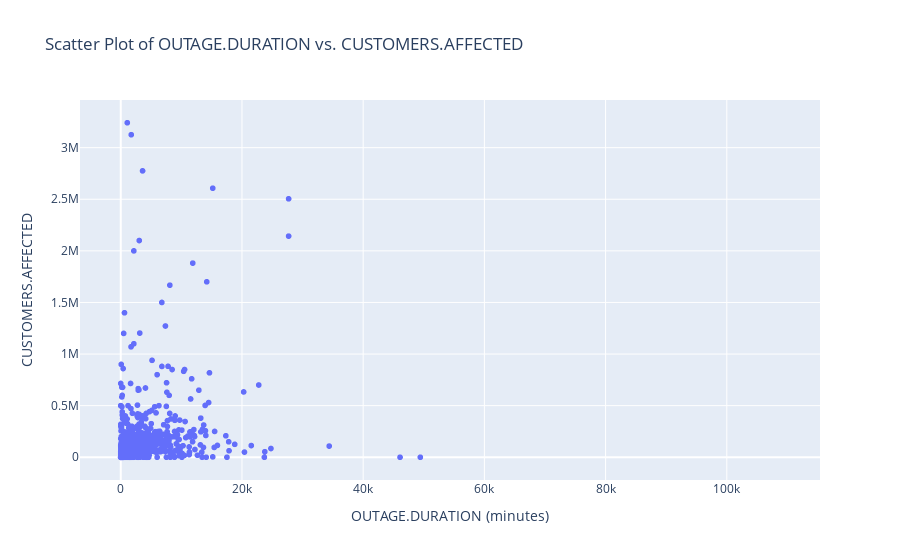
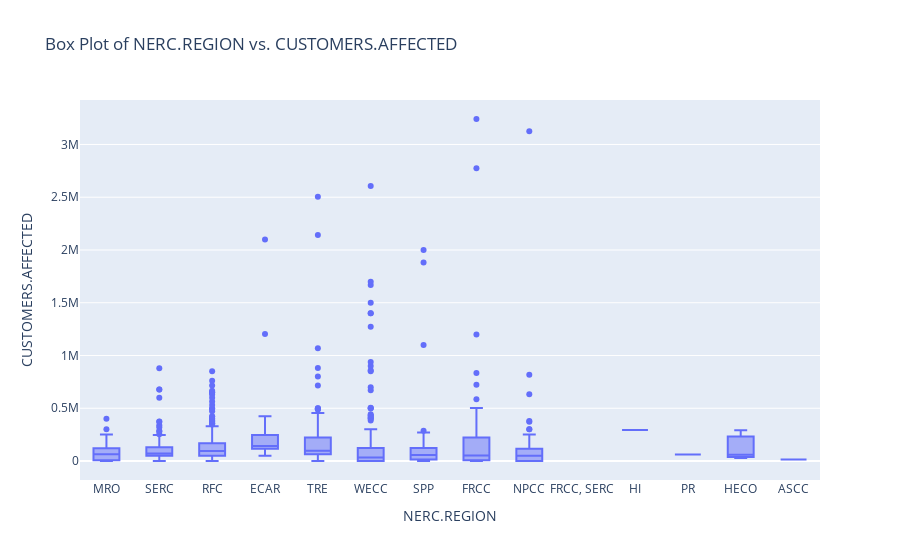

The notebook cell these images were saved under, in order:
### Markdown cell above
# Exploratory Data Analysis (EDA) Visualizations

## Uncovering Patterns and Comparisons

In this section, we delve into visualizations aimed at uncovering patterns and making insightful comparisons within the power outage dataset. Utilizing scatter plots and box plots, we explore relationships between outage duration and affected customers, as well as variations in customer impact across different NERC regions. These visualizations serve as a foundational step in understanding the nuances and potential factors influencing power outage events.

### Scatter Plot of OUTAGE.DURATION vs. CUSTOMERS.AFFECTED
Description:
This scatter plot is created to visually assess the potential correlation or pattern between the duration of power outages ('OUTAGE.DURATION') and the number of customers affected ('CUSTOMERS.AFFECTED'). Each point on the plot represents a specific power outage event, with the x-axis indicating the duration of the outage in minutes and the y-axis representing the number of affected customers. By examining the distribution of points, one can infer whether longer durations tend to result in a higher number of affected customers or if there are other patterns worth exploring.

### Box Plot of NERC.REGION vs. CUSTOMERS.AFFECTED
Description:
This box plot is designed to compare the distribution of the number of customers affected ('CUSTOMERS.AFFECTED') across different NERC (North American Electric Reliability Corporation) regions. Each box represents the interquartile range (IQR) of the data for a specific region, with the median indicated by the horizontal line inside the box. Outliers are also displayed as individual points. By examining these box plots, one can gain insights into the variations in the impact of power outages on customers across different NERC regions.

### Code cell
# Create a scatter plot
fig1 = px.scatter(outage_cleaned, x='OUTAGE.DURATION', y='CUSTOMERS.AFFECTED', title='Scatter Plot of OUTAGE.DURATION vs. CUSTOMERS.AFFECTED')
fig1.update_xaxes(title_text='OUTAGE.DURATION (minutes)')
fig1.update_yaxes(title_text='CUSTOMERS.AFFECTED')
fig1.show()
fig1.write_html(r'Assets\scatter.html', include_plotlyjs='cdn')

# Create a box plot
fig2 = px.box(outage_cleaned, x='NERC.REGION', y='CUSTOMERS.AFFECTED', title='Box Plot of NERC.REGION vs. CUSTOMERS.AFFECTED')
fig2.update_xaxes(title_text='NERC.REGION')
fig2.update_yaxes(title_text='CUSTOMERS.AFFECTED')
fig2.show()
fig2.write_html(r'Assets\box_plot.html', include_plotlyjs='cdn')

### Figure 1 — Plotly figure (JSON) as saved in the notebook; plotly's stock layout.template omitted (floating-point values rounded to 4 significant figures; data arrays with more than 128 entries replaced by an {"elided": "..."} marker saying what was removed)
{"data": [{"hovertemplate": "OUTAGE.DURATION=%{x}<br>CUSTOMERS.AFFECTED=%{y}<extra></extra>", "legendgroup": "", "marker": {"color": "#636efa", "symbol": "circle"}, "mode": "markers", "name": "", "showlegend": false, "type": "scattergl", "x": {"elided": "1534 int values"}, "xaxis": "x", "y": {"elided": "1534 int values"}, "yaxis": "y"}], "layout": {"legend": {"tracegroupgap": 0}, "title": {"text": "Scatter Plot of OUTAGE.DURATION vs. CUSTOMERS.AFFECTED"}, "xaxis": {"anchor": "y", "domain": [0, 1], "title": {"text": "OUTAGE.DURATION (minutes)"}}, "yaxis": {"anchor": "x", "domain": [0, 1], "title": {"text": "CUSTOMERS.AFFECTED"}}}}

### Figure 2 — Plotly figure (JSON) as saved in the notebook; plotly's stock layout.template omitted (floating-point values rounded to 4 significant figures; data arrays with more than 128 entries replaced by an {"elided": "..."} marker saying what was removed)
{"data": [{"alignmentgroup": "True", "hovertemplate": "NERC.REGION=%{x}<br>CUSTOMERS.AFFECTED=%{y}<extra></extra>", "legendgroup": "", "marker": {"color": "#636efa"}, "name": "", "notched": false, "offsetgroup": "", "orientation": "v", "showlegend": false, "type": "box", "x": {"elided": "1534 str values"}, "x0": " ", "xaxis": "x", "y": {"elided": "1534 int values"}, "y0": " ", "yaxis": "y"}], "layout": {"boxmode": "group", "legend": {"tracegroupgap": 0}, "title": {"text": "Box Plot of NERC.REGION vs. CUSTOMERS.AFFECTED"}, "xaxis": {"anchor": "y", "domain": [0, 1], "title": {"text": "NERC.REGION"}}, "yaxis": {"anchor": "x", "domain": [0, 1], "title": {"text": "CUSTOMERS.AFFECTED"}}}}
